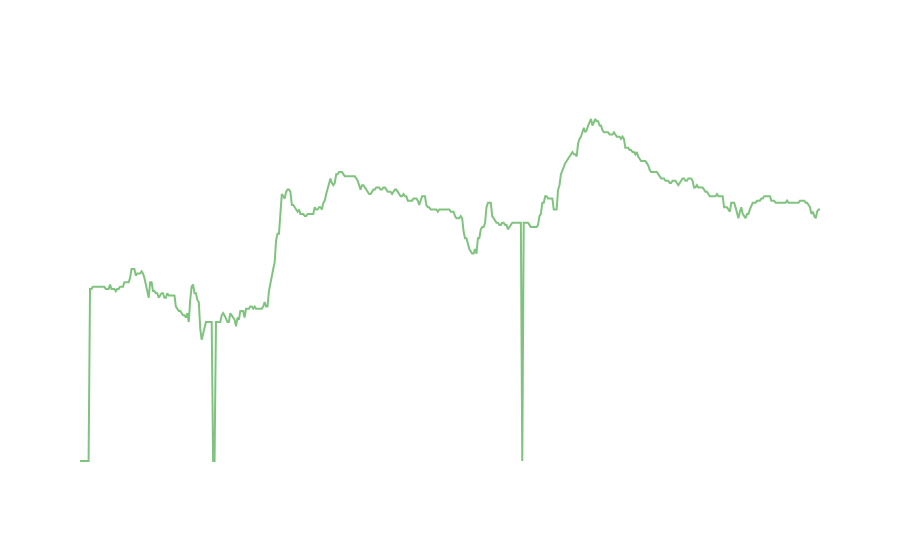
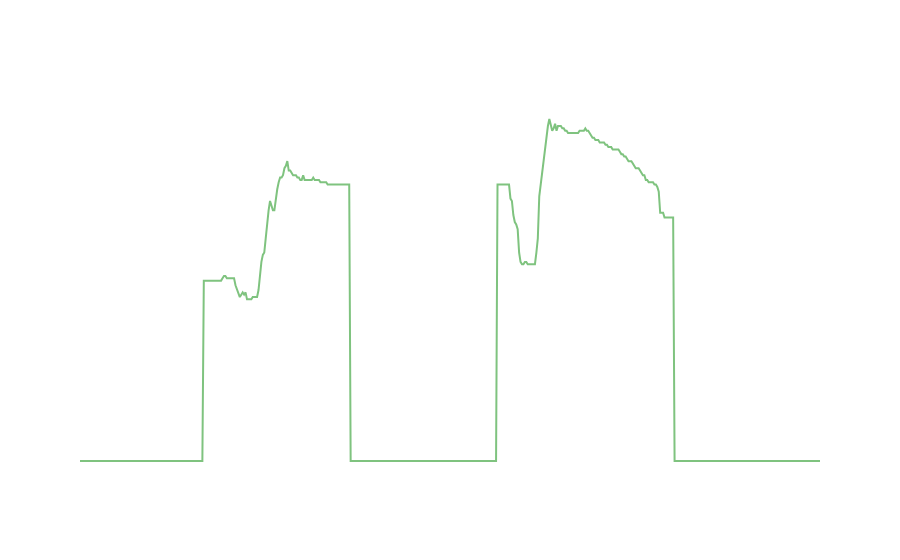
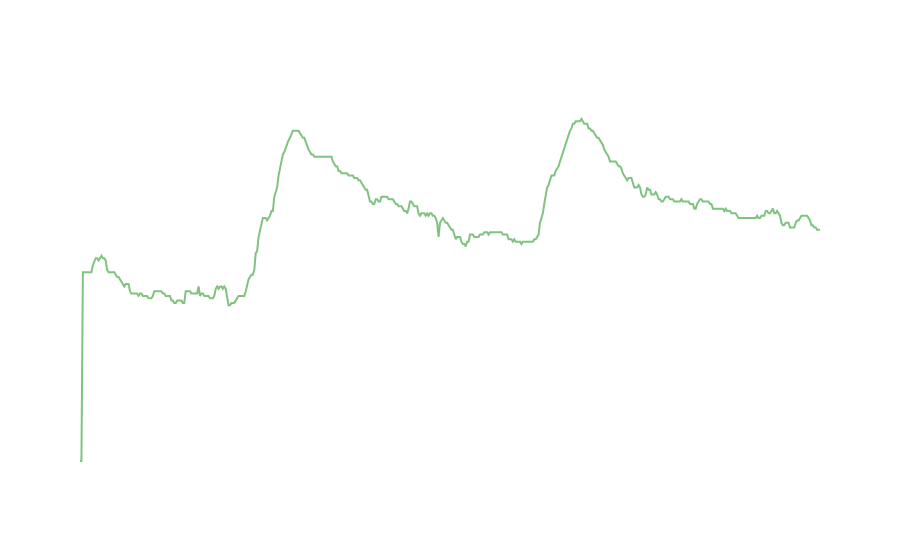
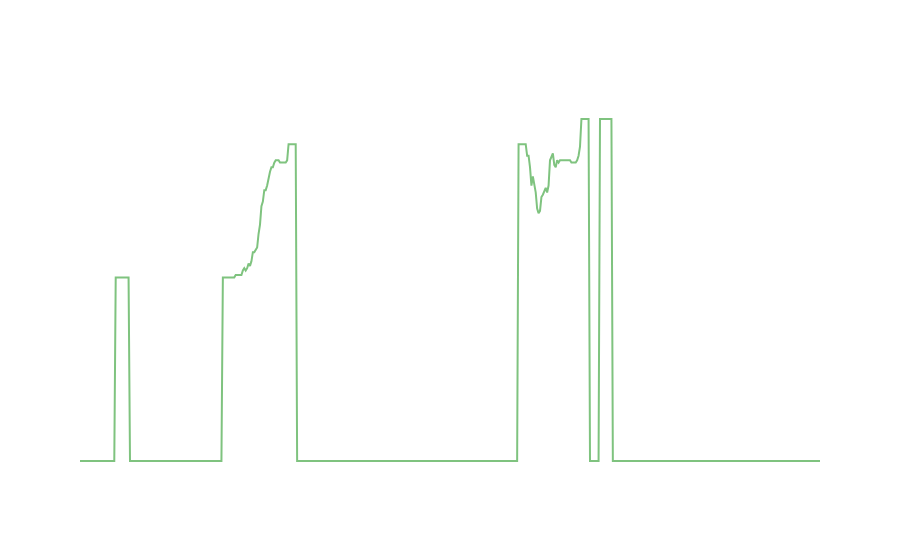

The notebook cell these images were saved under, in order:
### Markdown cell above
Demonstrations of graphs being produced for all of user 100's rides.

### Code cell
counter = 0
for start in ride_df['start_time'].unique():
    counter += 1
    user_heart_rate(100, start)
    if counter == 5:
        break

### Figure 1 — Plotly figure (JSON) as saved in the notebook; plotly's stock layout.template omitted (floating-point values rounded to 4 significant figures; data arrays with more than 128 entries replaced by an {"elided": "..."} marker saying what was removed)
{"data": [{"hovertemplate": "Time (s)=%{x}<br>Heart Rate (BPM)=%{y}<extra></extra>", "legendgroup": "", "line": {"color": "#7fc37f", "dash": "solid"}, "marker": {"symbol": "circle"}, "mode": "lines", "name": "", "orientation": "v", "showlegend": false, "type": "scatter", "x": {"elided": "518 int values"}, "xaxis": "x", "y": {"elided": "518 int values"}, "yaxis": "y"}], "layout": {"font": {"color": "white"}, "legend": {"tracegroupgap": 0}, "paper_bgcolor": "rgba(0,0,0,0)", "plot_bgcolor": "rgba(0,0,0,0)", "title": {"text": "Heart Rate"}, "xaxis": {"anchor": "y", "domain": [0, 1], "title": {"text": "Time (s)"}}, "yaxis": {"anchor": "x", "domain": [0, 1], "title": {"text": "Heart Rate (BPM)"}}}}

### Figure 2 — Plotly figure (JSON) as saved in the notebook; plotly's stock layout.template omitted (floating-point values rounded to 4 significant figures; data arrays with more than 128 entries replaced by an {"elided": "..."} marker saying what was removed)
{"data": [{"hovertemplate": "Time (s)=%{x}<br>Heart Rate (BPM)=%{y}<extra></extra>", "legendgroup": "", "line": {"color": "#7fc37f", "dash": "solid"}, "marker": {"symbol": "circle"}, "mode": "lines", "name": "", "orientation": "v", "showlegend": false, "type": "scatter", "x": {"elided": "515 int values"}, "xaxis": "x", "y": {"elided": "515 int values"}, "yaxis": "y"}], "layout": {"font": {"color": "white"}, "legend": {"tracegroupgap": 0}, "paper_bgcolor": "rgba(0,0,0,0)", "plot_bgcolor": "rgba(0,0,0,0)", "title": {"text": "Heart Rate"}, "xaxis": {"anchor": "y", "domain": [0, 1], "title": {"text": "Time (s)"}}, "yaxis": {"anchor": "x", "domain": [0, 1], "title": {"text": "Heart Rate (BPM)"}}}}

### Figure 3 — Plotly figure (JSON) as saved in the notebook; plotly's stock layout.template omitted (floating-point values rounded to 4 significant figures; data arrays with more than 128 entries replaced by an {"elided": "..."} marker saying what was removed)
{"data": [{"hovertemplate": "Time (s)=%{x}<br>Heart Rate (BPM)=%{y}<extra></extra>", "legendgroup": "", "line": {"color": "#7fc37f", "dash": "solid"}, "marker": {"symbol": "circle"}, "mode": "lines", "name": "", "orientation": "v", "showlegend": false, "type": "scatter", "x": {"elided": "519 int values"}, "xaxis": "x", "y": {"elided": "519 int values"}, "yaxis": "y"}], "layout": {"font": {"color": "white"}, "legend": {"tracegroupgap": 0}, "paper_bgcolor": "rgba(0,0,0,0)", "plot_bgcolor": "rgba(0,0,0,0)", "title": {"text": "Heart Rate"}, "xaxis": {"anchor": "y", "domain": [0, 1], "title": {"text": "Time (s)"}}, "yaxis": {"anchor": "x", "domain": [0, 1], "title": {"text": "Heart Rate (BPM)"}}}}

### Figure 4 — Plotly figure (JSON) as saved in the notebook; plotly's stock layout.template omitted (floating-point values rounded to 4 significant figures; data arrays with more than 128 entries replaced by an {"elided": "..."} marker saying what was removed)
{"data": [{"hovertemplate": "Time (s)=%{x}<br>Heart Rate (BPM)=%{y}<extra></extra>", "legendgroup": "", "line": {"color": "#7fc37f", "dash": "solid"}, "marker": {"symbol": "circle"}, "mode": "lines", "name": "", "orientation": "v", "showlegend": false, "type": "scatter", "x": {"elided": "519 int values"}, "xaxis": "x", "y": {"elided": "519 int values"}, "yaxis": "y"}], "layout": {"font": {"color": "white"}, "legend": {"tracegroupgap": 0}, "paper_bgcolor": "rgba(0,0,0,0)", "plot_bgcolor": "rgba(0,0,0,0)", "title": {"text": "Heart Rate"}, "xaxis": {"anchor": "y", "domain": [0, 1], "title": {"text": "Time (s)"}}, "yaxis": {"anchor": "x", "domain": [0, 1], "title": {"text": "Heart Rate (BPM)"}}}}
